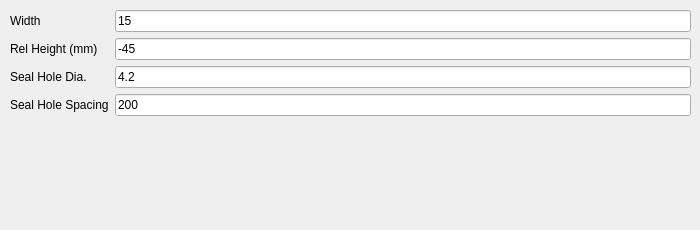
   <widget class="QWidget" name="tab_4">
    <attribute name="title">
     <string>Side Bars</string>
    </attribute>
    <widget class="QWidget" name="formLayoutWidget_2">
     <property name="geometry">
      <rect>
       <x>10</x>
       <y>10</y>
       <width>681</width>
       <height>211</height>
      </rect>
     </property>
     <layout class="QFormLayout" name="formLayout_2">
      <property name="fieldGrowthPolicy">
       <enum>QFormLayout::AllNonFixedFieldsGrow</enum>
      </property>
      <item row="0" column="0">
       <widget class="QLabel" name="label_13">
        <property name="text">
         <string>Width</string>
        </property>
       </widget>
      </item>
      <item row="2" column="0">
       <widget class="QLabel" name="label_29">
        <property name="text">
         <string>Rel Height (mm)</string>
        </property>
       </widget>
      </item>
      <item row="2" column="1">
       <widget class="QLineEdit" name="SidebarRelativeHeight">
        <property name="text">
         <string>-45</string>
        </property>
       </widget>
      </item>
      <item row="5" column="0">
       <widget class="QLabel" name="label_25">
        <property name="text">
         <string>Seal Hole Spacing</string>
        </property>
       </widget>
      </item>
      <item row="5" column="1">
       <widget class="QLineEdit" name="SidebarSealHoleSpacing">
        <property name="text">
         <string>200</string>
        </property>
       </widget>
      </item>
      <item row="6" column="0">
       <widget class="QLabel" name="label_38">
        <property name="text">
         <string/>
        </property>
       </widget>
      </item>
      <item row="3" column="0">
       <widget class="QLabel" name="label_43">
        <property name="text">
         <string>Seal Hole Dia.</string>
        </property>
       </widget>
      </item>
      <item row="0" column="1">
       <widget class="QLineEdit" name="SidebarWidth">
        <property name="text">
         <string>15</string>
        </property>
       </widget>
      </item>
      <item row="3" column="1">
       <widget class="QLineEdit" name="SidebarSealHoleDiameter">
        <property name="text">
         <string>4.2</string>
        </property>
       </widget>
      </item>
     </layout>
    </widget>
   </widget>
